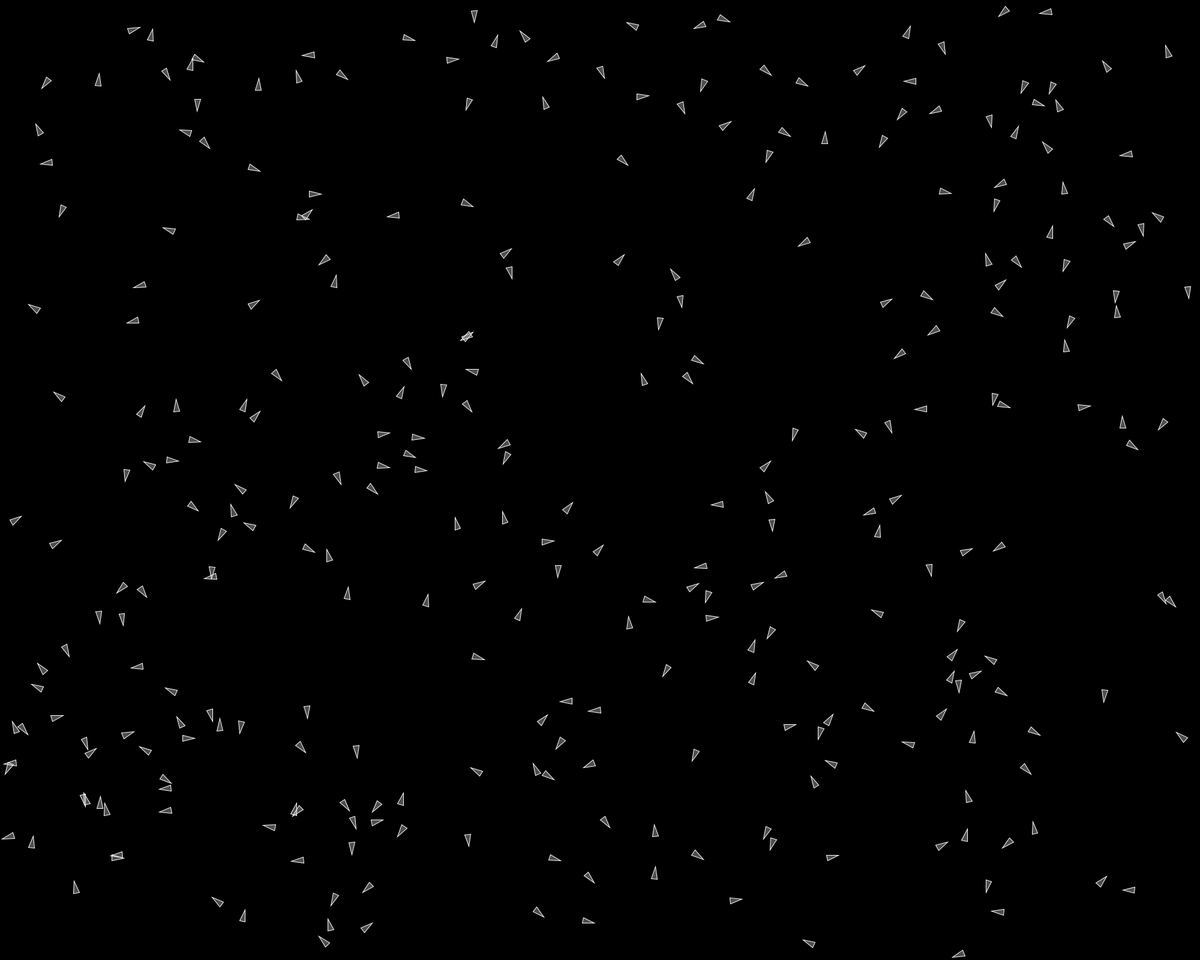
Frame 1 (no input)
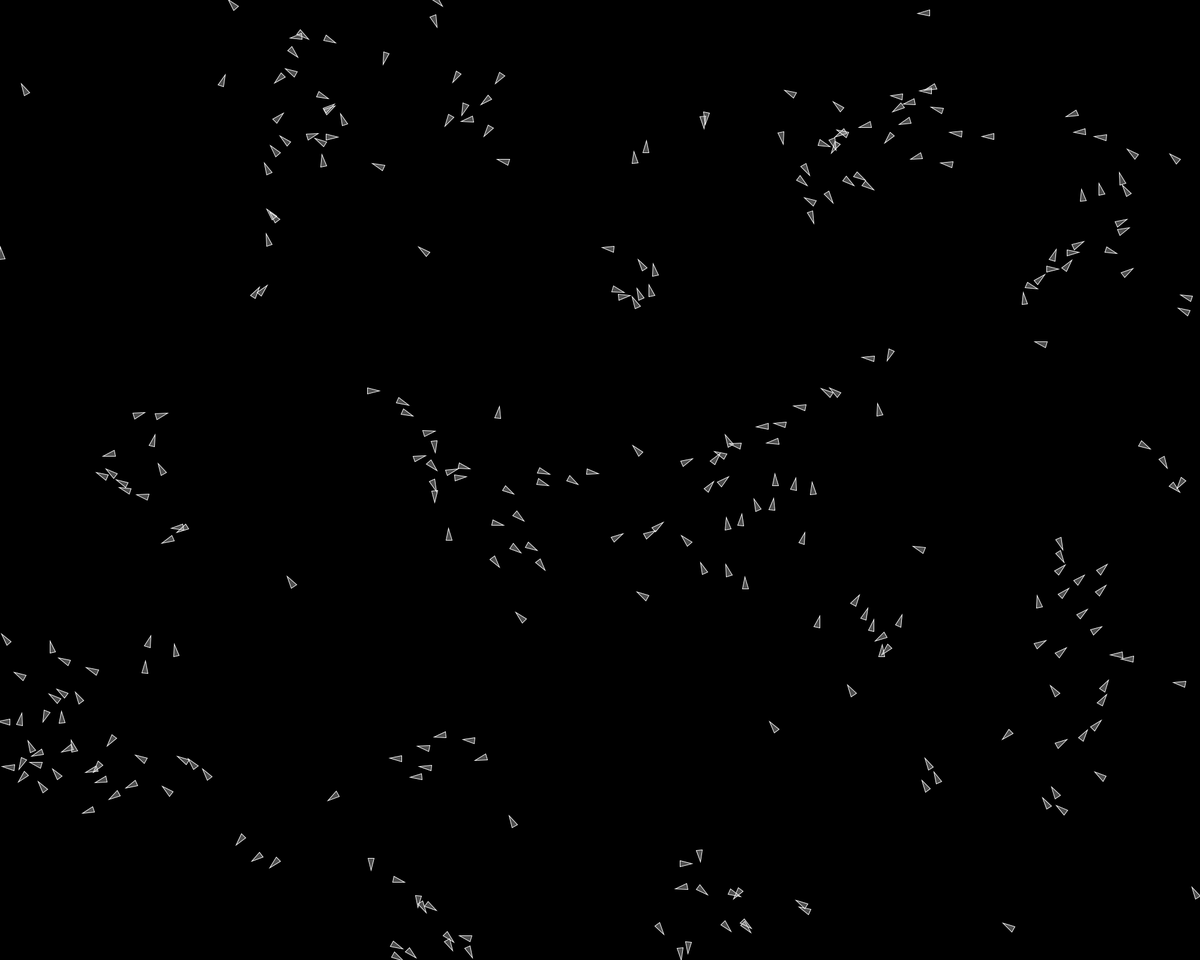
Frame 60 (the mouse pressed at the canvas centre just before this capture)
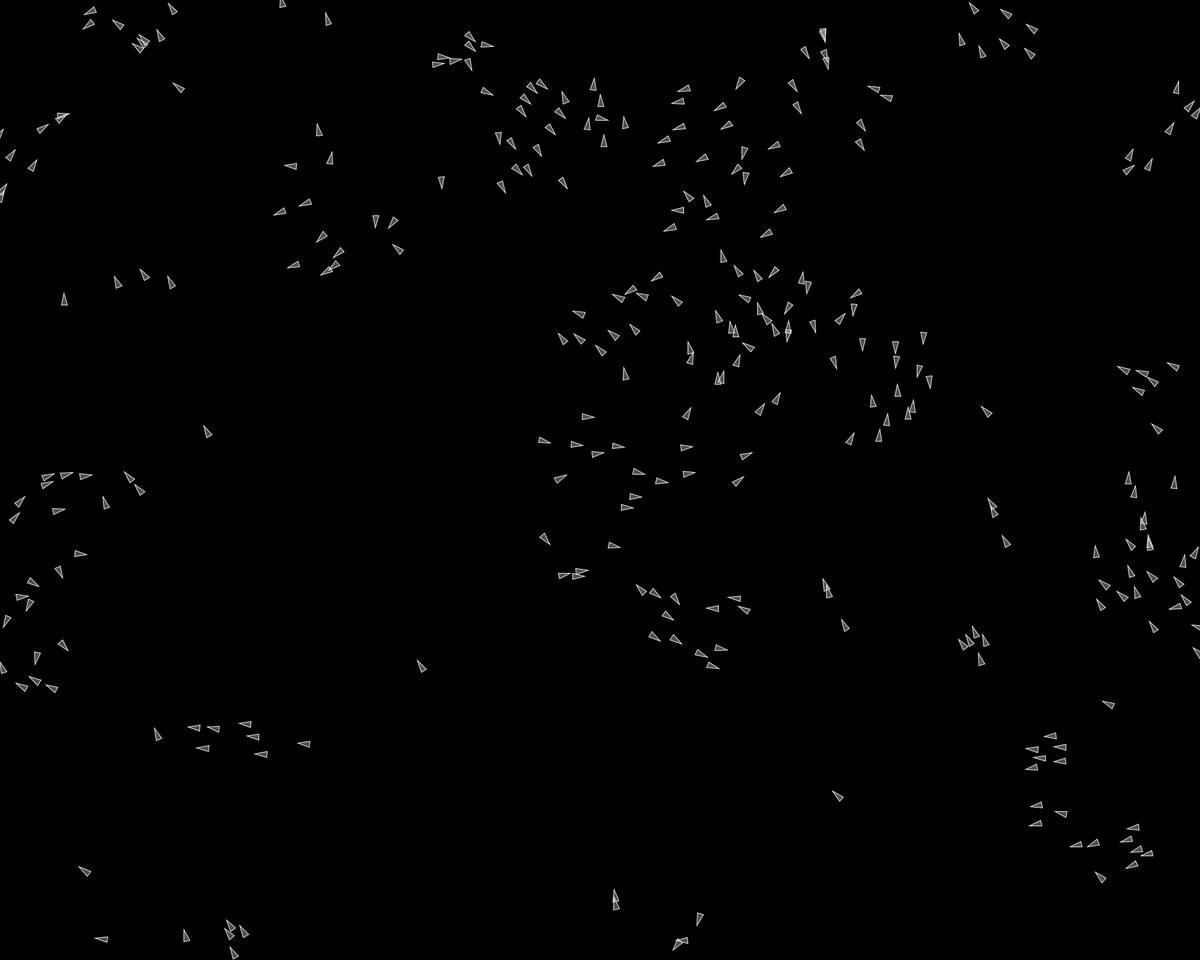
Frame 120 (the mouse held since frame 60 and released just before this capture)

The Processing sketch that drew these frames (run headless with seeded random() and noise(); from frame 60 on, the mouse is pressed at the canvas centre):

// Processing sketch: Flocking
// ── Flocking.pde
ArrayList<boids> flock;

void setup(){
  size(2000,1600);
  flock = new ArrayList();
  for(int i=0;i<300;i++)
    flock.add(new boids());
}

void draw(){
  background(0);
  for(int i=0;i<flock.size();i++){
    flock.get(i).calculate(flock);
    flock.get(i).update();
    //flock.get(i).show();
    flock.get(i).render();
  }
}

void mousePressed(){
  flock.add(new boids(mouseX, mouseY));
}


// ── Boids.pde
class boids{
  
  PVector position;
  PVector velocity;
  PVector acceleration;
  PVector desireForce; 
  
  int perception = (int)random(60,120);
  float maxSpeed = (int) random(5,7);
  float maxAcc = 0.2;
  
  boids(){
     position = new PVector(random(width), random(height));
     velocity = PVector.random2D();
     velocity.setMag(random(2,4));
     acceleration = new PVector(0,0);
     desireForce = new PVector(0,0);
  }
  boids(float x, float y){
     position = new PVector(x, y);
     velocity = PVector.random2D();
     velocity.setMag(random(2,4));
     acceleration = new PVector(0,0);
     desireForce = new PVector(0,0);
  }
  
  void calculate(ArrayList<boids> school){
    PVector alignment = new PVector(0,0), //local flock average velocity 
        cohesion= new PVector(0,0),      //local flcok average position in relation to this
        separation= new PVector(0,0);    //
    int count =0;
    for(boids i: school){
      if(i != this){
        float xdis = i.position.x - this.position.x;
        float ydis = i.position.y - this.position.y;
        PVector dis = new PVector(xdis, ydis);
        if(dis.mag()<perception){
          count++;
          alignment.add(i.velocity);
          cohesion.add(i.position); 
          PVector tempSep = new PVector(this.position.x, this.position.y);
          tempSep.sub(i.position);
          tempSep.div(dis.mag());
          separation.add(tempSep);
        }
      }
    }
    if(count >0){
      alignment.div(count);
      cohesion.div(count);
    }
    desireForce.mult(0);
    desireForce.add(alignment.mult(2));
    desireForce.add(cohesion.sub(this.position).mult(.4));
    desireForce.add(separation.mult(4));
    PVector temp = new PVector(this.velocity.x, this.velocity.y);
    desireForce.sub(temp.mult(0.5));
    
    
    acceleration.add(desireForce); 
    acceleration.limit(maxAcc);
  }
  
  void update(){
    
    position.add(velocity);
    velocity.add(acceleration);
    velocity.limit(maxSpeed);
    //acceleration.mult(0);
    
    //Edge Check
    if(this.position.x > width)
      this.position.x = 0;
    else if(this.position.x < 0)
      this.position.x = width;
    if(this.position.y > height)
      this.position.y = 0;
    else if(this.position.y < 0)
      this.position.y = height;
    
  }
  
  void show(){
    noStroke();
    fill(0);
    ellipse(position.x, position.y,8,8);
  }
  void render() {
    float r = 5;
    // Draw a triangle rotated in the direction of velocity
    float theta = velocity.heading2D() + radians(90);
    // heading2D() above is now heading() but leaving old syntax until Processing.js catches up
    
    fill(200, 100);
    stroke(255);
    pushMatrix();
    translate(position.x, position.y);
    rotate(theta);
    beginShape(TRIANGLES);
    vertex(0, -r*2);
    vertex(-r, r*2);
    vertex(r, r*2);
    endShape();
    popMatrix();
  }
}
